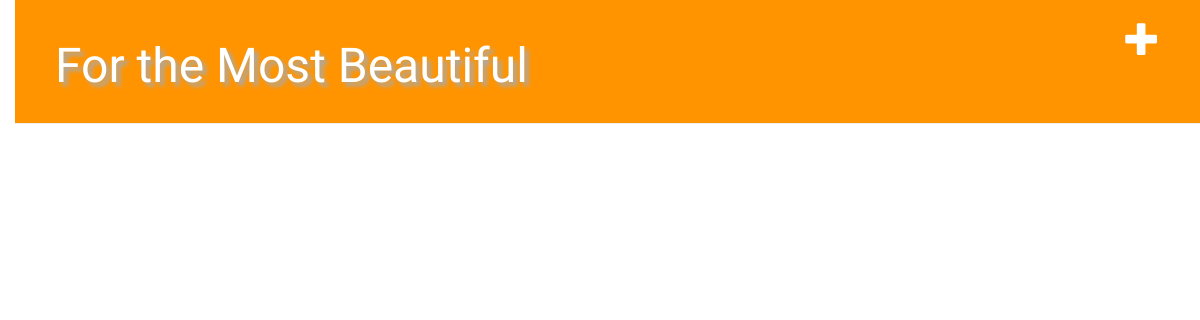
The app's page /, older data.
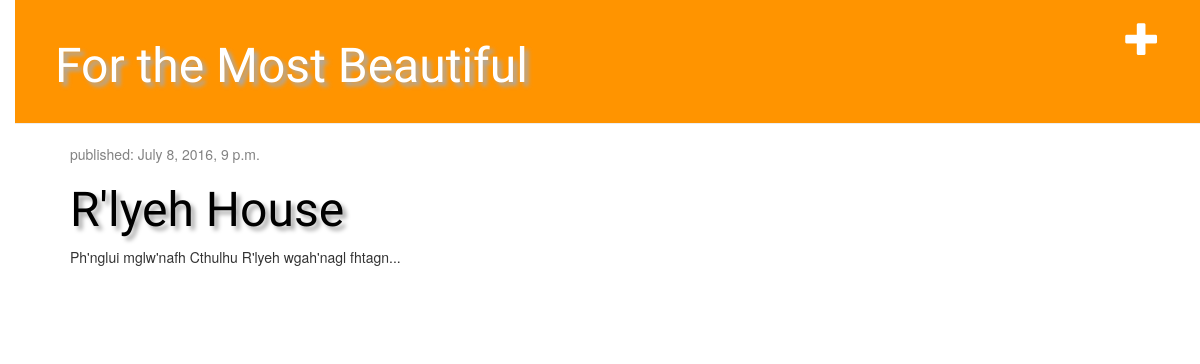
The same page, newer data.
### blog/models.py (models this page shows, shortened)
class Post(models.Model):
    author = models.ForeignKey('auth.User')
    title = models.CharField(max_length=200)
    text = models.TextField()
    created_date = models.DateTimeField(
            default=timezone.now)
    published_date = models.DateTimeField(
            blank=True, null=True)

### blog/views.py (the view)
# urls.py: url(r'^$', views.post_list, name='post_list'),
def post_list(request):
    posts = Post.objects.filter(published_date__lte=timezone.now()).order_by('published_date')
    return render(request, 'blog/post_list.html', {'posts': posts})

### blog/templates/blog/post_list.html
{% extends 'blog/base.html' %}
{% block content %}
    {% for post in posts %}
        <div class="post">
        	<div class="date">
                 <p>published: {{ post.published_date }}</p>
           	</div>
   				<h1><a href="{% url 'post_detail' pk=post.pk %}">{{ post.title }}</a></h1>
                <p>{{ post.text|linebreaksbr }}</p>
       	</div>
   	{% endfor %}
 {% endblock %}

### blog/templates/blog/base.html (shortened to what this page needs)
{% load staticfiles %}
<html>
    <head>
        <link rel="stylesheet" href="//maxcdn.bootstrapcdn.com/bootstrap/3.2.0/css/bootstrap.min.css">
		<link rel="stylesheet" href="//maxcdn.bootstrapcdn.com/bootstrap/3.2.0/css/bootstrap-theme.min.css">
		<link rel="stylesheet" href="{% static 'css/blog.css' %}">
    </head>
    <body>
   <div class="page-header">
        <a href="{% url 'post_new' %}" class="top-menu"><span class="glyphicon glyphicon-plus"></span></a>
        <h1><a href="/">For the Most Beautiful</a></h1>
    </div>
    <div class="content container">
        <div class="row">
            <div class="col-md-8">
            {% block content %}
            {% endblock %}
            </div>
        </div>
    </div>
    </body>
</html>

### blog/static/css/blog.css (style rules this page uses)
h1 a { color: #FCA205; font-family: 'Lobster', serif; font-size: 48px; text-shadow: 4px 4px 4px #aaa; }
body { padding-left: 15px; }
.page-header { background-color: #ff9400; margin-top: 0; padding: 20px 20px 20px 40px; }
.page-header h1, .page-header h1 a, .page-header h1 a:visited, .page-header h1 a:active { color: #ffffff; font-size: 36pt; text-decoration: none; }
.content { margin-left: 40px; }
h1, h2, h3, h4 { font-family: 'Lobster', cursive; }
.date { color: #828282; }
.top-menu, .top-menu:hover, .top-menu:visited { color: #ffffff; float: right; font-size: 26pt; margin-right: 20px; }
.post { margin-bottom: 70px; }
.post h1 a, .post h1 a:visited { color: #000000; }

Row changes from the older to the newer data that the page shows:
added Post: published_date "July 8, 2016, 9 p.m.", title "R'lyeh House", text "Ph'nglui mglw'nafh Cthulhu R'lyeh wgah'nagl fhtagn..."
